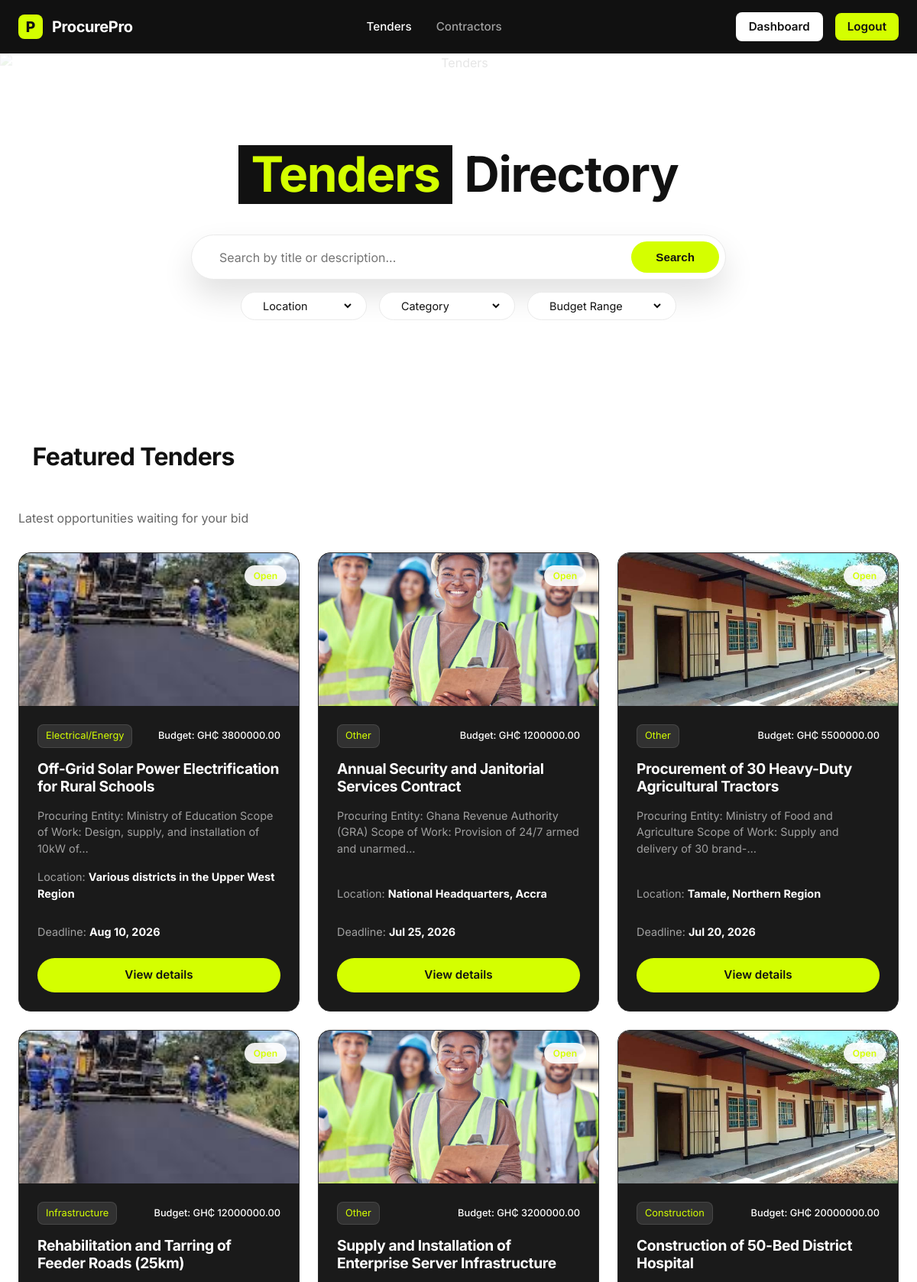
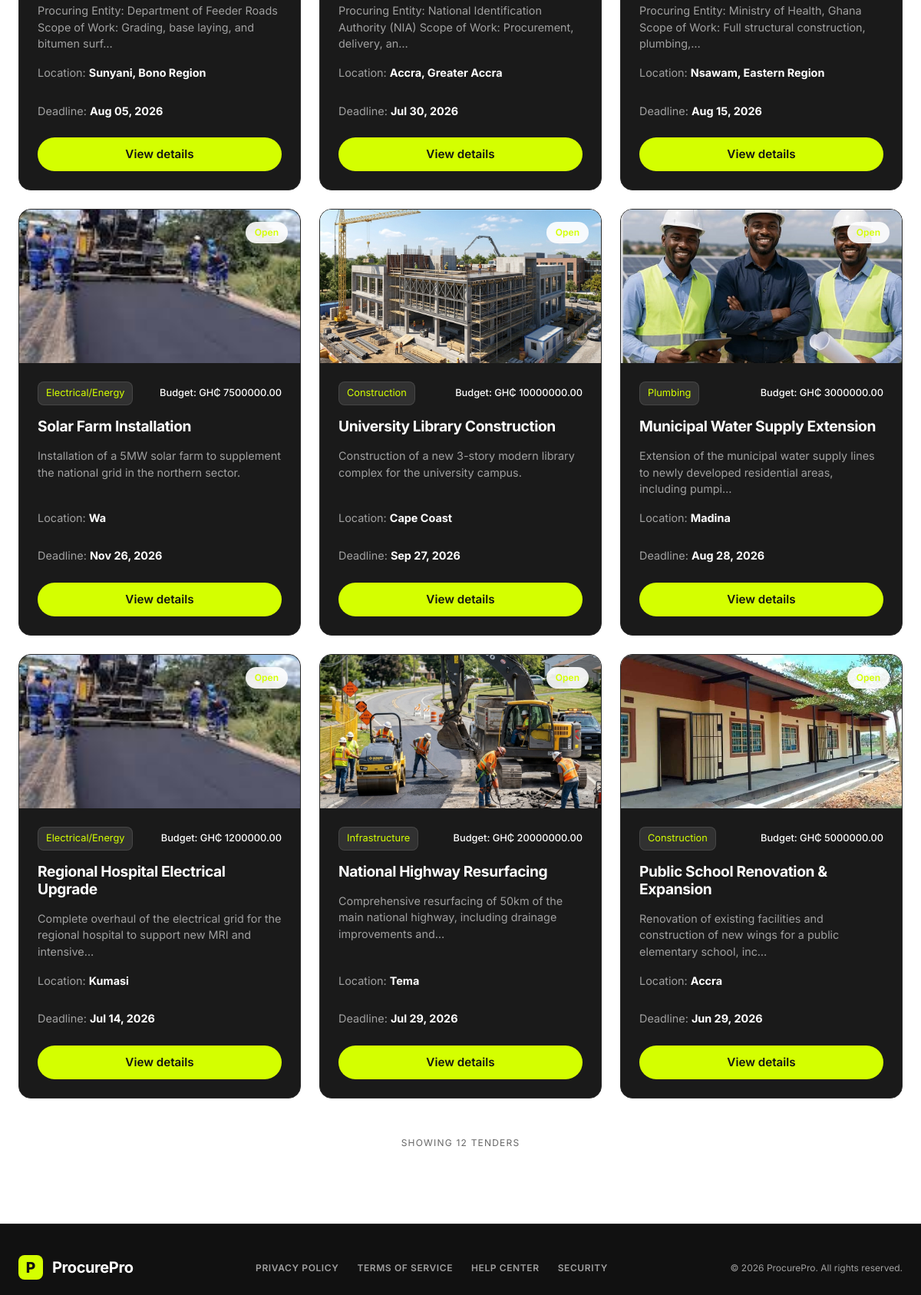
Page /tenders/ (signed in) on the committed database (2 pictures, top to bottom).
### procurement/models.py (models this page shows, shortened)
class Tender(models.Model):
    class Status(models.TextChoices):
        OPEN = 'OPEN', _('Open')
        CLOSED = 'CLOSED', _('Closed')
        DRAFT = 'DRAFT', _('Draft')
    class Category(models.TextChoices):
        CONSTRUCTION = 'CONSTRUCTION', _('Construction')
        INFRASTRUCTURE = 'INFRASTRUCTURE', _('Infrastructure')
        ELECTRICAL = 'ELECTRICAL', _('Electrical/Energy')
        PLUMBING = 'PLUMBING', _('Plumbing')
        OTHER = 'OTHER', _('Other')
    admin = models.ForeignKey(AdminProfile, on_delete=models.SET_NULL, null=True, related_name='tenders_posted')
    title = models.CharField(max_length=255)
    description = models.TextField()
    location = models.CharField(max_length=255)
    budget_min = models.DecimalField(max_length=15, decimal_places=2, max_digits=15, null=True, blank=True)
    budget_max = models.DecimalField(max_length=15, decimal_places=2, max_digits=15, null=True, blank=True)
    category = models.CharField(max_length=50, choices=Category.choices)
    deadline = models.DateTimeField()
    status = models.CharField(max_length=20, choices=Status.choices, default=Status.DRAFT)
    created_at = models.DateTimeField(auto_now_add=True)
    updated_at = models.DateTimeField(auto_now=True)
    @property
    def image_url(self):
        category_images = {
            'CONSTRUCTION': [
                '/static/assets/school_block.png',
                '/static/assets/road_repair.png',
                '/static/assets/building.jpg'
            ],
            'INFRASTRUCTURE': [
                '/static/assets/road_repair.png',
                '/static/assets/road.jpg',
                '/static/assets/hardhat_hero.png'
            ],
            'ELECTRICAL': [
                '/static/assets/hospital_electrical.png',
                '/static/assets/road.jpg',
                '/static/assets/building.jpg'
            ],
            'PLUMBING': [
                '/static/assets/contractor1.jpg',
                '/static/assets/contractor3.jpg',
                '/static/assets/contractor6.png'
            ],
            'OTHER': [
                '/static/assets/contractor2.jpg',
                '/static/assets/contractr5.png',
                '/static/assets/building.jpg'
            ],
        }
        images = category_images.get(self.category, category_images['OTHER'])
        index = self.pk % len(images) if self.pk else 0
        return images[index]

### procurement/views.py (the view, shortened to what this page needs)
# urls.py: path('tenders/', views.tenders_list_view, name='tenders'),
@login_required
def tenders_list_view(request):
    if not request.user.is_contractor():
        return redirect_non_contractor_user(request)
    tenders = Tender.objects.filter(status=Tender.Status.OPEN).order_by('-created_at')
    query = request.GET.get('q', '')
    category = request.GET.get('category', '')
    location = request.GET.get('location', '')
    budget_range = request.GET.get('budget', '')
    if query:
        tenders = tenders.filter(title__icontains=query) | tenders.filter(description__icontains=query)
    if category:
        tenders = tenders.filter(category=category.upper())
    if location:
        tenders = tenders.filter(location__icontains=location)
    context = {
        'tenders': tenders,
        'categories': Tender.Category.choices
    }
    return render(request, 'procurement/tenders.html', context)

### procurement/models.py (called while the page is built)
    def is_admin(self):
        return self.role == self.Role.ADMIN and (self.is_staff or self.is_superuser)

    def is_contractor(self):
        return self.role == self.Role.CONTRACTOR

### templates/procurement/tenders.html (shortened to what this page needs)
{% load static %}
<!DOCTYPE html>
<html lang="en">
<head>
    <link rel="stylesheet" href="{% static 'css/styles.css' %}">
</head>
<body>
    <nav class="navbar">
        <div class="container nav-container">
            <a href="{% url 'home' %}" class="logo">
                <div class="logo-icon">P</div>
                <span class="logo-text">ProcurePro</span>
            </a>
            <ul class="nav-links">
                <li><a href="{% url 'tenders' %}" class="active">Tenders</a></li>
                <li><a href="{% url 'contractors' %}">Contractors</a></li>
            </ul>
            <div class="nav-actions">
                {% if user.is_authenticated %}
                    <a href="{% url 'dashboard' %}" class="btn btn-outline">Dashboard</a>
                    <a href="{% url 'logout' %}" class="btn btn-primary">Logout</a>
                {% else %}
                    <a href="{% url 'signin' %}" class="btn btn-outline">Login</a>
                    <a href="{% url 'signup' %}" class="btn btn-primary">Register</a>
                {% endif %}
            </div>
        </div>
    </nav>
    <section class="tenders-header-section" style="position: relative; padding: 120px 0 80px 0; background-color: #fff; text-align: center; overflow: hidden;">
        <img src="https://images.unsplash.com/photo-1504307651254-35680f3366d4?auto=format&fit=crop&q=80&w=1600" alt="Tenders" style="position: absolute; top: 0; left: 0; width: 100%; height: 100%; object-fit: cover; opacity: 0.1;">
        <div class="container" style="position: relative; z-index: 2;">
            <h1 class="page-title" style="font-size: 4rem; display: flex; justify-content: center; align-items: center; gap: 16px; margin-bottom: 40px; flex-wrap: wrap;">
                <span style="background-color: var(--dark-bg); color: var(--primary-color); padding: 0 16px;">Tenders</span>
                <span style="color: var(--text-main);">Directory</span>
            </h1>
            <form method="GET" action="{% url 'tenders' %}" class="search-filter-container">
                <div class="search-bar main-search" style="background-color: var(--light-bg);">
                    <div class="search-input-wrapper">
                        <input type="text" name="q" placeholder="Search by title or description..." value="{{ request.GET.q|default:'' }}">
                    </div>
                    <button type="submit" class="btn btn-primary search-btn">Search</button>
                </div>
                <div class="filters-row" style="margin-top: 16px;">
                    <div class="filter-group" style="background-color: var(--light-bg);">
                        <select name="location" class="filter-select" onchange="this.form.submit()">
                            <option value="">Location</option>
                        </select>
                    </div>
                    <div class="filter-group" style="background-color: var(--light-bg);">
                        <select name="category" class="filter-select" onchange="this.form.submit()">
                            <option value="">Category</option>
                        </select>
                    </div>
                    <div class="filter-group" style="background-color: var(--light-bg);">
                        <select name="budget" class="filter-select" onchange="this.form.submit()">
                            <option value="">Budget Range</option>
                        </select>
                    </div>
                </div>
            </form>
        </div>
    </section>
    <section class="tenders">
        <div class="container">
            <div class="section-header">
                <div>
                    <h2 class="section-title text-left">Featured Tenders</h2>
                    <p class="section-subtitle">Latest opportunities waiting for your bid</p>
                </div>
            </div>
            <div class="tenders-grid" style="margin-bottom: 48px;">
                {% for tender in tenders %}
                <div class="tender-card dark-card">
                    <div class="tender-image">
                        <div class="img-placeholder">
                            <img src="{{ tender.image_url }}" alt="{{ tender.title }}">
                        </div>
                        <span class="badge badge-light">Open</span>
                    </div>
                    <div class="tender-content">
                        <div class="tender-meta">
                            <span class="tag">{{ tender.get_category_display }}</span>
                            <span class="budget">Budget: GH₵ {{ tender.budget_max|default:"TBD" }}</span>
                        </div>
                        <h3 class="tender-title">{{ tender.title }}</h3>
                        <p class="tender-desc">{{ tender.description|truncatechars:100 }}</p>
                        <p class="tender-location">Location: <strong>{{ tender.location }}</strong></p>
                        <p class="tender-location" style="margin-top: 4px;">Deadline: <strong>{{ tender.deadline|date:"M d, Y" }}</strong></p>
                        <a href="{% if user.is_authenticated %}{% url 'project_details' tender.pk %}{% else %}{% url 'signin' %}?next={% url 'project_details' tender.pk %}{% endif %}" class="btn btn-primary btn-full">View details</a>
                    </div>
                </div>
                {% empty %}
                <div style="grid-column: 1 / -1; padding: 48px; text-align: center; color: var(--text-muted); width: 100%;">
                    <i class="ph ph-folder-open" style="font-size: 3rem; display: block; margin-bottom: 12px; opacity: 0.5;"></i>
                    No tenders match your filters.
                </div>
                {% endfor %}
            </div>
            <div class="load-more-container">
                <p class="showing-text">SHOWING {{ tenders.count }} TENDERS</p>
            </div>
        </div>
    </section>
    <footer class="footer">
        <div class="container footer-container">
            <div class="footer-logo">
                <a href="{% url 'home' %}" class="logo">
                    <div class="logo-icon">P</div>
                    <span class="logo-text">ProcurePro</span>
                </a>
            </div>
            <div class="footer-links">
                <a href="#">PRIVACY POLICY</a>
                <a href="#">TERMS OF SERVICE</a>
                <a href="{% url 'help_center' %}">HELP CENTER</a>
                <a href="#">SECURITY</a>
            </div>
            <div class="footer-copyright">
                &copy; 2026 ProcurePro. All rights reserved.
            </div>
        </div>
    </footer>
</body>
</html>

### rows in the picture
Tender: category "Electrical/Energy", budget_max "3800000.00", title "Off-Grid Solar Power Electrification for Rural Schools", description "Procuring Entity: Ministry of Education Scope of Work: Design, supply, and installation of 10kW of…", location "Various districts in the Upper West Region", deadline "Aug 10, 2026"
Tender: category "Other", budget_max "1200000.00", title "Annual Security and Janitorial Services Contract", description "Procuring Entity: Ghana Revenue Authority (GRA) Scope of Work: Provision of 24/7 armed and unarmed…", location "National Headquarters, Accra", deadline "Jul 25, 2026"
Tender: category "Other", budget_max "5500000.00", title "Procurement of 30 Heavy-Duty Agricultural Tractors", description "Procuring Entity: Ministry of Food and Agriculture Scope of Work: Supply and delivery of 30 brand-…", location "Tamale, Northern Region", deadline "Jul 20, 2026"
Tender: category "Infrastructure", budget_max "12000000.00", title "Rehabilitation and Tarring of Feeder Roads (25km)", description "Procuring Entity: Department of Feeder Roads Scope of Work: Grading, base laying, and bitumen surf…", location "Sunyani, Bono Region", deadline "Aug 05, 2026"
Tender: category "Other", budget_max "3200000.00", title "Supply and Installation of Enterprise Server Infrastructure", description "Procuring Entity: National Identification Authority (NIA) Scope of Work: Procurement, delivery, an…", location "Accra, Greater Accra", deadline "Jul 30, 2026"
Tender: category "Construction", budget_max "20000000.00", title "Construction of 50-Bed District Hospital", description "Procuring Entity: Ministry of Health, Ghana Scope of Work: Full structural construction, plumbing,…", location "Nsawam, Eastern Region", deadline "Aug 15, 2026"
Tender: category "Electrical/Energy", budget_max "7500000.00", title "Solar Farm Installation", description "Installation of a 5MW solar farm to supplement the national grid in the northern sector.", location "Wa", deadline "Nov 26, 2026"
Tender: shows a picture, category "Construction", budget_max "10000000.00", title "University Library Construction", description "Construction of a new 3-story modern library complex for the university campus.", location "Cape Coast", deadline "Sep 27, 2026"
Tender: shows a picture, category "Plumbing", budget_max "3000000.00", title "Municipal Water Supply Extension", description "Extension of the municipal water supply lines to newly developed residential areas, including pumpi…", location "Madina", deadline "Aug 28, 2026"
Tender: category "Electrical/Energy", budget_max "1200000.00", title "Regional Hospital Electrical Upgrade", description "Complete overhaul of the electrical grid for the regional hospital to support new MRI and intensive…", location "Kumasi", deadline "Jul 14, 2026"
Tender: shows a picture, category "Infrastructure", budget_max "20000000.00", title "National Highway Resurfacing", description "Comprehensive resurfacing of 50km of the main national highway, including drainage improvements and…", location "Tema", deadline "Jul 29, 2026"
Tender: category "Construction", budget_max "5000000.00", title "Public School Renovation & Expansion", description "Renovation of existing facilities and construction of new wings for a public elementary school, inc…", location "Accra", deadline "Jun 29, 2026"

### other values in the picture
{{ tenders.count }} "12"
